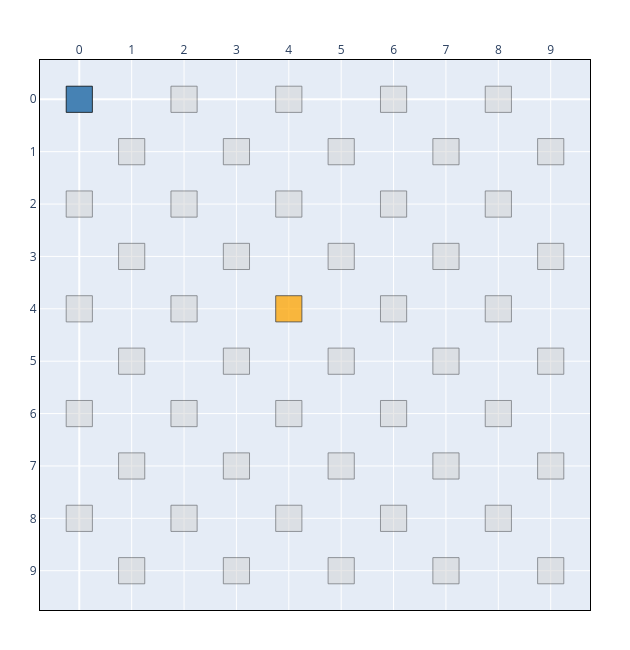

Here is the notebook cell this chart was saved with:
### Code cell
# A qubit's status records whether the site participates in a logical patch.
chip.loc((0, 0)).status = Status.LOGICAL
chip.loc((4, 4)).status = Status.ANCILLA
chip.show(style=default_style)

### Figure 1 — Plotly figure (JSON) as saved in the notebook; plotly's stock layout.template omitted (floating-point values rounded to 4 significant figures)
{"data": [{"hoverinfo": "text", "hoverlabel": {"bgcolor": ["steelblue", "lightgray", "lightgray", "lightgray", "lightgray", "lightgray", "lightgray", "lightgray", "lightgray", "lightgray", "lightgray", "lightgray", "lightgray", "lightgray", "lightgray", "lightgray", "lightgray", "lightgray", "lightgray", "lightgray", "lightgray", "lightgray", "orange", "lightgray", "lightgray", "lightgray", "lightgray", "lightgray", "lightgray", "lightgray", "lightgray", "lightgray", "lightgray", "lightgray", "lightgray", "lightgray", "lightgray", "lightgray", "lightgray", "lightgray", "lightgray", "lightgray", "lightgray", "lightgray", "lightgray", "lightgray", "lightgray", "lightgray", "lightgray", "lightgray"], "font": {"color": "black"}}, "hovertext": ["(0, 0)<br>status=LOGICAL<br>noise=0.0000", "(0, 2)<br>status=INACTIVE<br>noise=0.0000", "(0, 4)<br>status=INACTIVE<br>noise=0.0000", "(0, 6)<br>status=INACTIVE<br>noise=0.0000", "(0, 8)<br>status=INACTIVE<br>noise=0.0000", "(1, 1)<br>status=INACTIVE<br>noise=0.0000", "(1, 3)<br>status=INACTIVE<br>noise=0.0000", "(1, 5)<br>status=INACTIVE<br>noise=0.0000", "(1, 7)<br>status=INACTIVE<br>noise=0.0000", "(1, 9)<br>status=INACTIVE<br>noise=0.0000", "(2, 0)<br>status=INACTIVE<br>noise=0.0000", "(2, 2)<br>status=INACTIVE<br>noise=0.0000", "(2, 4)<br>status=INACTIVE<br>noise=0.0000", "(2, 6)<br>status=INACTIVE<br>noise=0.0000", "(2, 8)<br>status=INACTIVE<br>noise=0.0000", "(3, 1)<br>status=INACTIVE<br>noise=0.0000", "(3, 3)<br>status=INACTIVE<br>noise=0.0000", "(3, 5)<br>status=INACTIVE<br>noise=0.0000", "(3, 7)<br>status=INACTIVE<br>noise=0.0000", "(3, 9)<br>status=INACTIVE<br>noise=0.0000", "(4, 0)<br>status=INACTIVE<br>noise=0.0000", "(4, 2)<br>status=INACTIVE<br>noise=0.0000", "(4, 4)<br>status=ANCILLA<br>noise=0.0000", "(4, 6)<br>status=INACTIVE<br>noise=0.0000", "(4, 8)<br>status=INACTIVE<br>noise=0.0000", "(5, 1)<br>status=INACTIVE<br>noise=0.0000", "(5, 3)<br>status=INACTIVE<br>noise=0.0000", "(5, 5)<br>status=INACTIVE<br>noise=0.0000", "(5, 7)<br>status=INACTIVE<br>noise=0.0000", "(5, 9)<br>status=INACTIVE<br>noise=0.0000", "(6, 0)<br>status=INACTIVE<br>noise=0.0000", "(6, 2)<br>status=INACTIVE<br>noise=0.0000", "(6, 4)<br>status=INACTIVE<br>noise=0.0000", "(6, 6)<br>status=INACTIVE<br>noise=0.0000", "(6, 8)<br>status=INACTIVE<br>noise=0.0000", "(7, 1)<br>status=INACTIVE<br>noise=0.0000", "(7, 3)<br>status=INACTIVE<br>noise=0.0000", "(7, 5)<br>status=INACTIVE<br>noise=0.0000", "(7, 7)<br>status=INACTIVE<br>noise=0.0000", "(7, 9)<br>status=INACTIVE<br>noise=0.0000", "(8, 0)<br>status=INACTIVE<br>noise=0.0000", "(8, 2)<br>status=INACTIVE<br>noise=0.0000", "(8, 4)<br>status=INACTIVE<br>noise=0.0000", "(8, 6)<br>status=INACTIVE<br>noise=0.0000", "(8, 8)<br>status=INACTIVE<br>noise=0.0000", "(9, 1)<br>status=INACTIVE<br>noise=0.0000", "(9, 3)<br>status=INACTIVE<br>noise=0.0000", "(9, 5)<br>status=INACTIVE<br>noise=0.0000", "(9, 7)<br>status=INACTIVE<br>noise=0.0000", "(9, 9)<br>status=INACTIVE<br>noise=0.0000"], "marker": {"opacity": 0, "size": 20}, "mode": "markers", "name": "qubits", "type": "scattergl", "x": [0, 0, 0, 0, 0, 1, 1, 1, 1, 1, 2, 2, 2, 2, 2, 3, 3, 3, 3, 3, 4, 4, 4, 4, 4, 5, 5, 5, 5, 5, 6, 6, 6, 6, 6, 7, 7, 7, 7, 7, 8, 8, 8, 8, 8, 9, 9, 9, 9, 9], "y": [0, 2, 4, 6, 8, 1, 3, 5, 7, 9, 0, 2, 4, 6, 8, 1, 3, 5, 7, 9, 0, 2, 4, 6, 8, 1, 3, 5, 7, 9, 0, 2, 4, 6, 8, 1, 3, 5, 7, 9, 0, 2, 4, 6, 8, 1, 3, 5, 7, 9]}], "layout": {"height": 650, "margin": {"b": 40, "l": 40, "r": 40, "t": 60}, "shapes": [{"fillcolor": "steelblue", "layer": "above", "line": {"color": "black", "width": 0.75}, "opacity": 1, "type": "rect", "x0": -0.25, "x1": 0.25, "y0": -0.25, "y1": 0.25}, {"fillcolor": "lightgray", "layer": "above", "line": {"color": "black", "width": 0.75}, "opacity": 0.5, "type": "rect", "x0": -0.25, "x1": 0.25, "y0": 1.75, "y1": 2.25}, {"fillcolor": "lightgray", "layer": "above", "line": {"color": "black", "width": 0.75}, "opacity": 0.5, "type": "rect", "x0": -0.25, "x1": 0.25, "y0": 3.75, "y1": 4.25}, {"fillcolor": "lightgray", "layer": "above", "line": {"color": "black", "width": 0.75}, "opacity": 0.5, "type": "rect", "x0": -0.25, "x1": 0.25, "y0": 5.75, "y1": 6.25}, {"fillcolor": "lightgray", "layer": "above", "line": {"color": "black", "width": 0.75}, "opacity": 0.5, "type": "rect", "x0": -0.25, "x1": 0.25, "y0": 7.75, "y1": 8.25}, {"fillcolor": "lightgray", "layer": "above", "line": {"color": "black", "width": 0.75}, "opacity": 0.5, "type": "rect", "x0": 0.75, "x1": 1.25, "y0": 0.75, "y1": 1.25}, {"fillcolor": "lightgray", "layer": "above", "line": {"color": "black", "width": 0.75}, "opacity": 0.5, "type": "rect", "x0": 0.75, "x1": 1.25, "y0": 2.75, "y1": 3.25}, {"fillcolor": "lightgray", "layer": "above", "line": {"color": "black", "width": 0.75}, "opacity": 0.5, "type": "rect", "x0": 0.75, "x1": 1.25, "y0": 4.75, "y1": 5.25}, {"fillcolor": "lightgray", "layer": "above", "line": {"color": "black", "width": 0.75}, "opacity": 0.5, "type": "rect", "x0": 0.75, "x1": 1.25, "y0": 6.75, "y1": 7.25}, {"fillcolor": "lightgray", "layer": "above", "line": {"color": "black", "width": 0.75}, "opacity": 0.5, "type": "rect", "x0": 0.75, "x1": 1.25, "y0": 8.75, "y1": 9.25}, {"fillcolor": "lightgray", "layer": "above", "line": {"color": "black", "width": 0.75}, "opacity": 0.5, "type": "rect", "x0": 1.75, "x1": 2.25, "y0": -0.25, "y1": 0.25}, {"fillcolor": "lightgray", "layer": "above", "line": {"color": "black", "width": 0.75}, "opacity": 0.5, "type": "rect", "x0": 1.75, "x1": 2.25, "y0": 1.75, "y1": 2.25}, {"fillcolor": "lightgray", "layer": "above", "line": {"color": "black", "width": 0.75}, "opacity": 0.5, "type": "rect", "x0": 1.75, "x1": 2.25, "y0": 3.75, "y1": 4.25}, {"fillcolor": "lightgray", "layer": "above", "line": {"color": "black", "width": 0.75}, "opacity": 0.5, "type": "rect", "x0": 1.75, "x1": 2.25, "y0": 5.75, "y1": 6.25}, {"fillcolor": "lightgray", "layer": "above", "line": {"color": "black", "width": 0.75}, "opacity": 0.5, "type": "rect", "x0": 1.75, "x1": 2.25, "y0": 7.75, "y1": 8.25}, {"fillcolor": "lightgray", "layer": "above", "line": {"color": "black", "width": 0.75}, "opacity": 0.5, "type": "rect", "x0": 2.75, "x1": 3.25, "y0": 0.75, "y1": 1.25}, {"fillcolor": "lightgray", "layer": "above", "line": {"color": "black", "width": 0.75}, "opacity": 0.5, "type": "rect", "x0": 2.75, "x1": 3.25, "y0": 2.75, "y1": 3.25}, {"fillcolor": "lightgray", "layer": "above", "line": {"color": "black", "width": 0.75}, "opacity": 0.5, "type": "rect", "x0": 2.75, "x1": 3.25, "y0": 4.75, "y1": 5.25}, {"fillcolor": "lightgray", "layer": "above", "line": {"color": "black", "width": 0.75}, "opacity": 0.5, "type": "rect", "x0": 2.75, "x1": 3.25, "y0": 6.75, "y1": 7.25}, {"fillcolor": "lightgray", "layer": "above", "line": {"color": "black", "width": 0.75}, "opacity": 0.5, "type": "rect", "x0": 2.75, "x1": 3.25, "y0": 8.75, "y1": 9.25}, {"fillcolor": "lightgray", "layer": "above", "line": {"color": "black", "width": 0.75}, "opacity": 0.5, "type": "rect", "x0": 3.75, "x1": 4.25, "y0": -0.25, "y1": 0.25}, {"fillcolor": "lightgray", "layer": "above", "line": {"color": "black", "width": 0.75}, "opacity": 0.5, "type": "rect", "x0": 3.75, "x1": 4.25, "y0": 1.75, "y1": 2.25}, {"fillcolor": "orange", "layer": "above", "line": {"color": "black", "width": 0.75}, "opacity": 0.75, "type": "rect", "x0": 3.75, "x1": 4.25, "y0": 3.75, "y1": 4.25}, {"fillcolor": "lightgray", "layer": "above", "line": {"color": "black", "width": 0.75}, "opacity": 0.5, "type": "rect", "x0": 3.75, "x1": 4.25, "y0": 5.75, "y1": 6.25}, {"fillcolor": "lightgray", "layer": "above", "line": {"color": "black", "width": 0.75}, "opacity": 0.5, "type": "rect", "x0": 3.75, "x1": 4.25, "y0": 7.75, "y1": 8.25}, {"fillcolor": "lightgray", "layer": "above", "line": {"color": "black", "width": 0.75}, "opacity": 0.5, "type": "rect", "x0": 4.75, "x1": 5.25, "y0": 0.75, "y1": 1.25}, {"fillcolor": "lightgray", "layer": "above", "line": {"color": "black", "width": 0.75}, "opacity": 0.5, "type": "rect", "x0": 4.75, "x1": 5.25, "y0": 2.75, "y1": 3.25}, {"fillcolor": "lightgray", "layer": "above", "line": {"color": "black", "width": 0.75}, "opacity": 0.5, "type": "rect", "x0": 4.75, "x1": 5.25, "y0": 4.75, "y1": 5.25}, {"fillcolor": "lightgray", "layer": "above", "line": {"color": "black", "width": 0.75}, "opacity": 0.5, "type": "rect", "x0": 4.75, "x1": 5.25, "y0": 6.75, "y1": 7.25}, {"fillcolor": "lightgray", "layer": "above", "line": {"color": "black", "width": 0.75}, "opacity": 0.5, "type": "rect", "x0": 4.75, "x1": 5.25, "y0": 8.75, "y1": 9.25}, {"fillcolor": "lightgray", "layer": "above", "line": {"color": "black", "width": 0.75}, "opacity": 0.5, "type": "rect", "x0": 5.75, "x1": 6.25, "y0": -0.25, "y1": 0.25}, {"fillcolor": "lightgray", "layer": "above", "line": {"color": "black", "width": 0.75}, "opacity": 0.5, "type": "rect", "x0": 5.75, "x1": 6.25, "y0": 1.75, "y1": 2.25}, {"fillcolor": "lightgray", "layer": "above", "line": {"color": "black", "width": 0.75}, "opacity": 0.5, "type": "rect", "x0": 5.75, "x1": 6.25, "y0": 3.75, "y1": 4.25}, {"fillcolor": "lightgray", "layer": "above", "line": {"color": "black", "width": 0.75}, "opacity": 0.5, "type": "rect", "x0": 5.75, "x1": 6.25, "y0": 5.75, "y1": 6.25}, {"fillcolor": "lightgray", "layer": "above", "line": {"color": "black", "width": 0.75}, "opacity": 0.5, "type": "rect", "x0": 5.75, "x1": 6.25, "y0": 7.75, "y1": 8.25}, {"fillcolor": "lightgray", "layer": "above", "line": {"color": "black", "width": 0.75}, "opacity": 0.5, "type": "rect", "x0": 6.75, "x1": 7.25, "y0": 0.75, "y1": 1.25}, {"fillcolor": "lightgray", "layer": "above", "line": {"color": "black", "width": 0.75}, "opacity": 0.5, "type": "rect", "x0": 6.75, "x1": 7.25, "y0": 2.75, "y1": 3.25}, {"fillcolor": "lightgray", "layer": "above", "line": {"color": "black", "width": 0.75}, "opacity": 0.5, "type": "rect", "x0": 6.75, "x1": 7.25, "y0": 4.75, "y1": 5.25}, {"fillcolor": "lightgray", "layer": "above", "line": {"color": "black", "width": 0.75}, "opacity": 0.5, "type": "rect", "x0": 6.75, "x1": 7.25, "y0": 6.75, "y1": 7.25}, {"fillcolor": "lightgray", "layer": "above", "line": {"color": "black", "width": 0.75}, "opacity": 0.5, "type": "rect", "x0": 6.75, "x1": 7.25, "y0": 8.75, "y1": 9.25}, {"fillcolor": "lightgray", "layer": "above", "line": {"color": "black", "width": 0.75}, "opacity": 0.5, "type": "rect", "x0": 7.75, "x1": 8.25, "y0": -0.25, "y1": 0.25}, {"fillcolor": "lightgray", "layer": "above", "line": {"color": "black", "width": 0.75}, "opacity": 0.5, "type": "rect", "x0": 7.75, "x1": 8.25, "y0": 1.75, "y1": 2.25}, {"fillcolor": "lightgray", "layer": "above", "line": {"color": "black", "width": 0.75}, "opacity": 0.5, "type": "rect", "x0": 7.75, "x1": 8.25, "y0": 3.75, "y1": 4.25}, {"fillcolor": "lightgray", "layer": "above", "line": {"color": "black", "width": 0.75}, "opacity": 0.5, "type": "rect", "x0": 7.75, "x1": 8.25, "y0": 5.75, "y1": 6.25}, {"fillcolor": "lightgray", "layer": "above", "line": {"color": "black", "width": 0.75}, "opacity": 0.5, "type": "rect", "x0": 7.75, "x1": 8.25, "y0": 7.75, "y1": 8.25}, {"fillcolor": "lightgray", "layer": "above", "line": {"color": "black", "width": 0.75}, "opacity": 0.5, "type": "rect", "x0": 8.75, "x1": 9.25, "y0": 0.75, "y1": 1.25}, {"fillcolor": "lightgray", "layer": "above", "line": {"color": "black", "width": 0.75}, "opacity": 0.5, "type": "rect", "x0": 8.75, "x1": 9.25, "y0": 2.75, "y1": 3.25}, {"fillcolor": "lightgray", "layer": "above", "line": {"color": "black", "width": 0.75}, "opacity": 0.5, "type": "rect", "x0": 8.75, "x1": 9.25, "y0": 4.75, "y1": 5.25}, {"fillcolor": "lightgray", "layer": "above", "line": {"color": "black", "width": 0.75}, "opacity": 0.5, "type": "rect", "x0": 8.75, "x1": 9.25, "y0": 6.75, "y1": 7.25}, {"fillcolor": "lightgray", "layer": "above", "line": {"color": "black", "width": 0.75}, "opacity": 0.5, "type": "rect", "x0": 8.75, "x1": 9.25, "y0": 8.75, "y1": 9.25}], "showlegend": false, "width": 630, "xaxis": {"domain": [0, 1], "dtick": 1, "linecolor": "black", "linewidth": 1, "mirror": true, "range": [-0.75, 9.75], "showgrid": true, "showline": true, "side": "top", "zeroline": true}, "yaxis": {"dtick": 1, "linecolor": "black", "linewidth": 1, "mirror": true, "range": [9.75, -0.75], "scaleanchor": "x", "scaleratio": 1, "showgrid": true, "showline": true, "zeroline": true}}}
